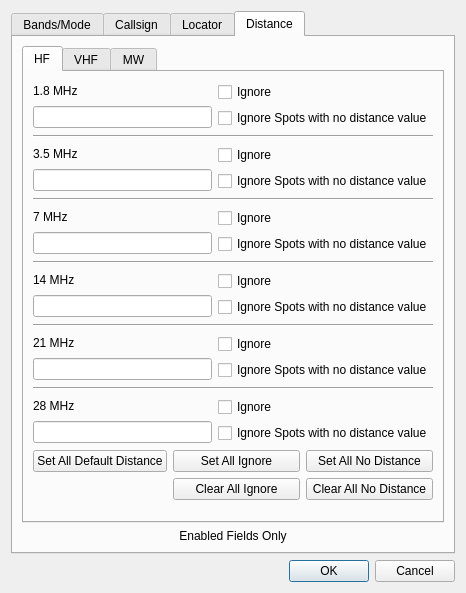
<?xml version="1.0" encoding="UTF-8"?>
<ui version="4.0">
 <class>ClusterClientFilterDialog</class>
 <widget class="QDialog" name="ClusterClientFilterDialog">
  <property name="geometry">
   <rect>
    <x>0</x>
    <y>0</y>
    <width>463</width>
    <height>593</height>
   </rect>
  </property>
  <property name="windowTitle">
   <string/>
  </property>
  <layout class="QVBoxLayout" name="verticalLayout_41">
   <item>
    <widget class="QTabWidget" name="ClusterClientFilterTab">
     <property name="currentIndex">
      <number>3</number>
     </property>
     <widget class="QWidget" name="bandsFilter">
      <attribute name="title">
       <string>Bands/Mode</string>
      </attribute>
      <layout class="QVBoxLayout" name="verticalLayout_5">
       <item>
        <layout class="QHBoxLayout" name="horizontalLayout_3">
         <item>
          <layout class="QVBoxLayout" name="verticalLayout_17">
           <item>
            <widget class="QPushButton" name="hfSelectBut">
             <property name="text">
              <string>HF</string>
             </property>
            </widget>
           </item>
           <item>
            <widget class="QCheckBox" name="_1_8MHzCheckBox">
             <property name="text">
              <string>1.8 MHz</string>
             </property>
            </widget>
           </item>
           <item>
            <widget class="QCheckBox" name="_3_5MHzCheckBox">
             <property name="text">
              <string>3.5 MHz</string>
             </property>
            </widget>
           </item>
           <item>
            <widget class="QCheckBox" name="_7MHzCheckBox">
             <property name="text">
              <string>7 MHz</string>
             </property>
            </widget>
           </item>
           <item>
            <widget class="QCheckBox" name="_14MHzCheckBox">
             <property name="text">
              <string>14 MHz</string>
             </property>
            </widget>
           </item>
           <item>
            <widget class="QCheckBox" name="_21MHzCheckBox">
             <property name="text">
              <string> 21 MHz</string>
             </property>
            </widget>
           </item>
           <item>
            <widget class="QCheckBox" name="_28MHzCheckBox">
             <property name="text">
              <string>28 MHz</string>
             </property>
            </widget>
           </item>
           <item>
            <spacer name="verticalSpacer_4">
             <property name="orientation">
              <enum>Qt::Vertical</enum>
             </property>
             <property name="sizeHint" stdset="0">
              <size>
               <width>20</width>
               <height>40</height>
              </size>
             </property>
            </spacer>
           </item>
          </layout>
         </item>
         <item>
          <layout class="QVBoxLayout" name="verticalLayout">
           <item>
            <widget class="QPushButton" name="vhfSelectBut">
             <property name="text">
              <string>VHF</string>
             </property>
            </widget>
           </item>
           <item>
            <widget class="QCheckBox" name="_50MHzCheckBox">
             <property name="text">
              <string>50 MHz</string>
             </property>
            </widget>
           </item>
           <item>
            <widget class="QCheckBox" name="_70MHzCheckBox">
             <property name="text">
              <string>70 MHz</string>
             </property>
            </widget>
           </item>
           <item>
            <widget class="QCheckBox" name="_144MHzCheckBox">
             <property name="text">
              <string>144 MHz</string>
             </property>
            </widget>
           </item>
           <item>
            <widget class="QCheckBox" name="_432MHzCheckBox">
             <property name="text">
              <string>432 MHz</string>
             </property>
            </widget>
           </item>
           <item>
            <spacer name="verticalSpacer">
             <property name="orientation">
              <enum>Qt::Vertical</enum>
             </property>
             <property name="sizeHint" stdset="0">
              <size>
               <width>20</width>
               <height>40</height>
              </size>
             </property>
            </spacer>
           </item>
          </layout>
         </item>
         <item>
          <layout class="QVBoxLayout" name="verticalLayout_2">
           <item>
            <widget class="QPushButton" name="mWSelectBut">
             <property name="text">
              <string>MWave</string>
             </property>
            </widget>
           </item>
           <item>
            <widget class="QCheckBox" name="_1296MHzCheckBox">
             <property name="text">
              <string>1296 MHz</string>
             </property>
            </widget>
           </item>
           <item>
            <widget class="QCheckBox" name="_2300MHzCheckBox">
             <property name="text">
              <string>2300 MHz</string>
             </property>
            </widget>
           </item>
           <item>
            <widget class="QCheckBox" name="_3_4GHzCheckBox">
             <property name="text">
              <string>3.4 GHz</string>
             </property>
            </widget>
           </item>
           <item>
            <widget class="QCheckBox" name="_5_6GHzCheckBox">
             <property name="text">
              <string>5.6 GHz</string>
             </property>
            </widget>
           </item>
           <item>
            <widget class="QCheckBox" name="_10GHzCheckBox">
             <property name="text">
              <string>10 GHz</string>
             </property>
            </widget>
           </item>
           <item>
            <spacer name="verticalSpacer_2">
             <property name="orientation">
              <enum>Qt::Vertical</enum>
             </property>
             <property name="sizeHint" stdset="0">
              <size>
               <width>20</width>
               <height>40</height>
              </size>
             </property>
            </spacer>
           </item>
          </layout>
         </item>
         <item>
          <layout class="QVBoxLayout" name="verticalLayout_3">
           <item>
            <widget class="QPushButton" name="modeSelectBut">
             <property name="text">
              <string>All Modes</string>
             </property>
            </widget>
           </item>
           <item>
            <layout class="QGridLayout" name="gridLayout">
             <item row="2" column="0">
              <widget class="QCheckBox" name="usbModeChkBox">
               <property name="text">
                <string>USB</string>
               </property>
              </widget>
             </item>
             <item row="3" column="0">
              <widget class="QCheckBox" name="fmModeChkBox">
               <property name="text">
                <string>FM</string>
               </property>
              </widget>
             </item>
             <item row="1" column="0">
              <widget class="QCheckBox" name="lsbModeChkBox">
               <property name="text">
                <string>LSB</string>
               </property>
              </widget>
             </item>
             <item row="5" column="0">
              <widget class="QCheckBox" name="noneModeChkBox">
               <property name="text">
                <string>Mode None</string>
               </property>
              </widget>
             </item>
             <item row="0" column="0">
              <widget class="QCheckBox" name="cwModeChkBox">
               <property name="text">
                <string>CW</string>
               </property>
              </widget>
             </item>
             <item row="4" column="0">
              <widget class="QCheckBox" name="rttyModeChkBox">
               <property name="text">
                <string>RTTY</string>
               </property>
              </widget>
             </item>
             <item row="4" column="1">
              <widget class="QCheckBox" name="psk31ModeChkBox">
               <property name="text">
                <string>PSK31</string>
               </property>
              </widget>
             </item>
             <item row="1" column="1">
              <widget class="QCheckBox" name="ft8ModeChkBox">
               <property name="text">
                <string>FT8</string>
               </property>
              </widget>
             </item>
             <item row="0" column="1">
              <widget class="QCheckBox" name="ft4ModeChkBox">
               <property name="text">
                <string>FT4</string>
               </property>
              </widget>
             </item>
             <item row="2" column="1">
              <widget class="QCheckBox" name="msk144ModeChkBox">
               <property name="text">
                <string>MSK144</string>
               </property>
              </widget>
             </item>
             <item row="3" column="1">
              <widget class="QCheckBox" name="jt65ModeChkBox">
               <property name="text">
                <string>JT65</string>
               </property>
              </widget>
             </item>
            </layout>
           </item>
           <item>
            <spacer name="verticalSpacer_3">
             <property name="orientation">
              <enum>Qt::Vertical</enum>
             </property>
             <property name="sizeHint" stdset="0">
              <size>
               <width>20</width>
               <height>40</height>
              </size>
             </property>
            </spacer>
           </item>
          </layout>
         </item>
        </layout>
       </item>
       <item>
        <layout class="QHBoxLayout" name="horizontalLayout_2">
         <item>
          <spacer name="horizontalSpacer">
           <property name="orientation">
            <enum>Qt::Horizontal</enum>
           </property>
           <property name="sizeHint" stdset="0">
            <size>
             <width>138</width>
             <height>17</height>
            </size>
           </property>
          </spacer>
         </item>
         <item>
          <widget class="QPushButton" name="clearAllBut">
           <property name="text">
            <string>Clear All</string>
           </property>
          </widget>
         </item>
        </layout>
       </item>
      </layout>
     </widget>
     <widget class="QWidget" name="callsignFilter">
      <attribute name="title">
       <string>Callsign</string>
      </attribute>
      <layout class="QVBoxLayout" name="verticalLayout_4">
       <item>
        <widget class="QListWidget" name="callsignListWidget"/>
       </item>
       <item>
        <layout class="QHBoxLayout" name="horizontalLayout">
         <item>
          <widget class="QPushButton" name="callsignAddButton">
           <property name="text">
            <string>&amp;Add</string>
           </property>
          </widget>
         </item>
         <item>
          <widget class="QPushButton" name="callsignEditButton">
           <property name="text">
            <string>&amp;Edit</string>
           </property>
          </widget>
         </item>
         <item>
          <widget class="QPushButton" name="callsignDelButton">
           <property name="text">
            <string>&amp;Delete</string>
           </property>
          </widget>
         </item>
         <item>
          <widget class="QPushButton" name="callsignDelAllButton">
           <property name="text">
            <string>Delete All</string>
           </property>
          </widget>
         </item>
        </layout>
       </item>
       <item>
        <layout class="QHBoxLayout" name="horizontalLayout_5">
         <item>
          <spacer name="horizontalSpacer_2">
           <property name="orientation">
            <enum>Qt::Horizontal</enum>
           </property>
           <property name="sizeHint" stdset="0">
            <size>
             <width>40</width>
             <height>20</height>
            </size>
           </property>
          </spacer>
         </item>
         <item>
          <widget class="QLabel" name="label">
           <property name="text">
            <string>Save to File:</string>
           </property>
          </widget>
         </item>
         <item>
          <widget class="QPushButton" name="saveCallsignList">
           <property name="text">
            <string>Save Callsigns</string>
           </property>
          </widget>
         </item>
         <item>
          <widget class="QPushButton" name="importCallsignList">
           <property name="text">
            <string>Import Callsigns</string>
           </property>
          </widget>
         </item>
        </layout>
       </item>
      </layout>
     </widget>
     <widget class="QWidget" name="locatorFilter">
      <attribute name="title">
       <string>Locator</string>
      </attribute>
      <layout class="QVBoxLayout" name="verticalLayout_6">
       <item>
        <widget class="QListWidget" name="locatorListWidget"/>
       </item>
       <item>
        <layout class="QHBoxLayout" name="horizontalLayout_4">
         <item>
          <widget class="QPushButton" name="locatorAddButton">
           <property name="text">
            <string>&amp;Add</string>
           </property>
          </widget>
         </item>
         <item>
          <widget class="QPushButton" name="locatorEditButton">
           <property name="text">
            <string>&amp;Edit</string>
           </property>
          </widget>
         </item>
         <item>
          <widget class="QPushButton" name="locatorDelButton">
           <property name="text">
            <string>&amp;Delete</string>
           </property>
          </widget>
         </item>
         <item>
          <widget class="QPushButton" name="locatorDelAllButton">
           <property name="text">
            <string>Delete All</string>
           </property>
          </widget>
         </item>
        </layout>
       </item>
       <item>
        <layout class="QHBoxLayout" name="horizontalLayout_6">
         <item>
          <spacer name="horizontalSpacer_3">
           <property name="orientation">
            <enum>Qt::Horizontal</enum>
           </property>
           <property name="sizeHint" stdset="0">
            <size>
             <width>40</width>
             <height>20</height>
            </size>
           </property>
          </spacer>
         </item>
         <item>
          <widget class="QLabel" name="label_2">
           <property name="text">
            <string>Save to File:</string>
           </property>
          </widget>
         </item>
         <item>
          <widget class="QPushButton" name="saveLocatorList">
           <property name="text">
            <string>Save Locators</string>
           </property>
          </widget>
         </item>
         <item>
          <widget class="QPushButton" name="importLocatorList">
           <property name="text">
            <string>Import Locators</string>
           </property>
          </widget>
         </item>
        </layout>
       </item>
      </layout>
     </widget>
     <widget class="QWidget" name="distanceFilter">
      <attribute name="title">
       <string>Distance</string>
      </attribute>
      <layout class="QVBoxLayout" name="verticalLayout_29">
       <item>
        <widget class="QTabWidget" name="filterDistancesTab">
         <property name="currentIndex">
          <number>0</number>
         </property>
         <widget class="QWidget" name="HF_DistanceTab">
          <attribute name="title">
           <string>HF</string>
          </attribute>
          <layout class="QVBoxLayout" name="verticalLayout_42">
           <item>
            <layout class="QHBoxLayout" name="horizontalLayout_18">
             <item>
              <layout class="QVBoxLayout" name="verticalLayout_31">
               <item>
                <widget class="QLabel" name="bandLabel_1_8MHz">
                 <property name="text">
                  <string>1.8 MHz</string>
                 </property>
                </widget>
               </item>
               <item>
                <widget class="QLineEdit" name="spotDistanceEdit_1_8MHz"/>
               </item>
              </layout>
             </item>
             <item>
              <layout class="QVBoxLayout" name="verticalLayout_32">
               <item>
                <widget class="QCheckBox" name="distFilterIgnoreCheckBox_1_8MHz">
                 <property name="text">
                  <string>Ignore</string>
                 </property>
                </widget>
               </item>
               <item>
                <widget class="QCheckBox" name="ignoreEmptyDistanceValuesChkBox_1_8MHz">
                 <property name="text">
                  <string>Ignore Spots with no distance value</string>
                 </property>
                </widget>
               </item>
              </layout>
             </item>
            </layout>
           </item>
           <item>
            <widget class="Line" name="hfLine1">
             <property name="orientation">
              <enum>Qt::Horizontal</enum>
             </property>
            </widget>
           </item>
           <item>
            <layout class="QHBoxLayout" name="horizontalLayout_19">
             <item>
              <layout class="QVBoxLayout" name="verticalLayout_33">
               <item>
                <widget class="QLabel" name="bandLabel_3_5MHz">
                 <property name="text">
                  <string>3.5 MHz</string>
                 </property>
                </widget>
               </item>
               <item>
                <widget class="QLineEdit" name="spotDistanceEdit_3_5MHz"/>
               </item>
              </layout>
             </item>
             <item>
              <layout class="QVBoxLayout" name="verticalLayout_34">
               <item>
                <widget class="QCheckBox" name="distFilterIgnoreCheckBox_3_5MHz">
                 <property name="text">
                  <string>Ignore</string>
                 </property>
                </widget>
               </item>
               <item>
                <widget class="QCheckBox" name="ignoreEmptyDistanceValuesChkBox_3_5MHz">
                 <property name="text">
                  <string>Ignore Spots with no distance value</string>
                 </property>
                </widget>
               </item>
              </layout>
             </item>
            </layout>
           </item>
           <item>
            <widget class="Line" name="hfLine2">
             <property name="orientation">
              <enum>Qt::Horizontal</enum>
             </property>
            </widget>
           </item>
           <item>
            <layout class="QHBoxLayout" name="horizontalLayout_20">
             <item>
              <layout class="QVBoxLayout" name="verticalLayout_35">
               <item>
                <widget class="QLabel" name="bandLabel_7MHz">
                 <property name="text">
                  <string>7 MHz</string>
                 </property>
                </widget>
               </item>
               <item>
                <widget class="QLineEdit" name="spotDistanceEdit_7MHz"/>
               </item>
              </layout>
             </item>
             <item>
              <layout class="QVBoxLayout" name="verticalLayout_36">
               <item>
                <widget class="QCheckBox" name="distFilterIgnoreCheckBox_7MHz">
                 <property name="text">
                  <string>Ignore</string>
                 </property>
                </widget>
               </item>
               <item>
                <widget class="QCheckBox" name="ignoreEmptyDistanceValuesChkBox_7MHz">
                 <property name="text">
                  <string>Ignore Spots with no distance value</string>
                 </property>
                </widget>
               </item>
              </layout>
             </item>
            </layout>
           </item>
           <item>
            <widget class="Line" name="hfLine3">
             <property name="orientation">
              <enum>Qt::Horizontal</enum>
             </property>
            </widget>
           </item>
           <item>
            <layout class="QHBoxLayout" name="horizontalLayout_21">
             <item>
              <layout class="QVBoxLayout" name="verticalLayout_37">
               <item>
                <widget class="QLabel" name="bandLabel_14MHz">
                 <property name="text">
                  <string>14 MHz</string>
                 </property>
                </widget>
               </item>
               <item>
                <widget class="QLineEdit" name="spotDistanceEdit_14MHz"/>
               </item>
              </layout>
             </item>
             <item>
              <layout class="QVBoxLayout" name="verticalLayout_38">
               <item>
                <widget class="QCheckBox" name="distFilterIgnoreCheckBox_14MHz">
                 <property name="text">
                  <string>Ignore</string>
                 </property>
                </widget>
               </item>
               <item>
                <widget class="QCheckBox" name="ignoreEmptyDistanceValuesChkBox_14MHz">
                 <property name="text">
                  <string>Ignore Spots with no distance value</string>
                 </property>
                </widget>
               </item>
              </layout>
             </item>
            </layout>
           </item>
           <item>
            <widget class="Line" name="hfLine4">
             <property name="orientation">
              <enum>Qt::Horizontal</enum>
             </property>
            </widget>
           </item>
           <item>
            <layout class="QHBoxLayout" name="horizontalLayout_17">
             <item>
              <layout class="QVBoxLayout" name="verticalLayout_26">
               <item>
                <widget class="QLabel" name="bandLabel_21MHz">
                 <property name="text">
                  <string>21 MHz</string>
                 </property>
                </widget>
               </item>
               <item>
                <widget class="QLineEdit" name="spotDistanceEdit_21MHz"/>
               </item>
              </layout>
             </item>
             <item>
              <layout class="QVBoxLayout" name="verticalLayout_30">
               <item>
                <widget class="QCheckBox" name="distFilterIgnoreCheckBox_21MHz">
                 <property name="text">
                  <string>Ignore</string>
                 </property>
                </widget>
               </item>
               <item>
                <widget class="QCheckBox" name="ignoreEmptyDistanceValuesChkBox_21MHz">
                 <property name="text">
                  <string>Ignore Spots with no distance value</string>
                 </property>
                </widget>
               </item>
              </layout>
             </item>
            </layout>
           </item>
           <item>
            <widget class="Line" name="hfLine5">
             <property name="orientation">
              <enum>Qt::Horizontal</enum>
             </property>
            </widget>
           </item>
           <item>
            <layout class="QHBoxLayout" name="horizontalLayout_22">
             <item>
              <layout class="QVBoxLayout" name="verticalLayout_39">
               <item>
                <widget class="QLabel" name="bandLabel_28MHz">
                 <property name="text">
                  <string>28 MHz</string>
                 </property>
                </widget>
               </item>
               <item>
                <widget class="QLineEdit" name="spotDistanceEdit_28MHz"/>
               </item>
              </layout>
             </item>
             <item>
              <layout class="QVBoxLayout" name="verticalLayout_40">
               <item>
                <widget class="QCheckBox" name="distFilterIgnoreCheckBox_28MHz">
                 <property name="text">
                  <string>Ignore</string>
                 </property>
                </widget>
               </item>
               <item>
                <widget class="QCheckBox" name="ignoreEmptyDistanceValuesChkBox_28MHz">
                 <property name="text">
                  <string>Ignore Spots with no distance value</string>
                 </property>
                </widget>
               </item>
              </layout>
             </item>
            </layout>
           </item>
           <item>
            <layout class="QGridLayout" name="gridLayout_4">
             <item row="0" column="0">
              <widget class="QPushButton" name="hfSetAlDefaultDistPb">
               <property name="text">
                <string>Set All Default Distance</string>
               </property>
              </widget>
             </item>
             <item row="1" column="2">
              <widget class="QPushButton" name="hfClearAllEmptyDistPb">
               <property name="text">
                <string>Clear All No Distance</string>
               </property>
              </widget>
             </item>
             <item row="1" column="1">
              <widget class="QPushButton" name="hfClearAllIgnorePb">
               <property name="text">
                <string>Clear All Ignore</string>
               </property>
              </widget>
             </item>
             <item row="0" column="2">
              <widget class="QPushButton" name="hfSetAllEmptyDistPb">
               <property name="text">
                <string>Set All No Distance</string>
               </property>
              </widget>
             </item>
             <item row="0" column="1">
              <widget class="QPushButton" name="hfSetAllIgnorePb">
               <property name="text">
                <string>Set All Ignore</string>
               </property>
              </widget>
             </item>
            </layout>
           </item>
          </layout>
         </widget>
         <widget class="QWidget" name="VHF_DistanceTab">
          <attribute name="title">
           <string>VHF</string>
          </attribute>
          <layout class="QVBoxLayout" name="verticalLayout_16">
           <item>
            <layout class="QHBoxLayout" name="horizontalLayout_7">
             <item>
              <layout class="QVBoxLayout" name="verticalLayout_8">
               <item>
                <widget class="QLabel" name="bandLabel_50MHz">
                 <property name="text">
                  <string>50 MHz</string>
                 </property>
                </widget>
               </item>
               <item>
                <widget class="QLineEdit" name="spotDistanceEdit_50MHz"/>
               </item>
              </layout>
             </item>
             <item>
              <layout class="QVBoxLayout" name="verticalLayout_9">
               <item>
                <widget class="QCheckBox" name="distFilterIgnoreCheckBox_50MHz">
                 <property name="text">
                  <string>Ignore</string>
                 </property>
                </widget>
               </item>
               <item>
                <widget class="QCheckBox" name="ignoreEmptyDistanceValuesChkBox_50MHz">
                 <property name="text">
                  <string>Ignore Spots with no distance value</string>
                 </property>
                </widget>
               </item>
              </layout>
             </item>
            </layout>
           </item>
           <item>
            <widget class="Line" name="line">
             <property name="orientation">
              <enum>Qt::Horizontal</enum>
             </property>
            </widget>
           </item>
           <item>
            <layout class="QHBoxLayout" name="horizontalLayout_8">
             <item>
              <layout class="QVBoxLayout" name="verticalLayout_10">
               <item>
                <widget class="QLabel" name="bandLabel_70MHz">
                 <property name="text">
                  <string>70 MHz</string>
                 </property>
                </widget>
               </item>
               <item>
                <widget class="QLineEdit" name="spotDistanceEdit_70MHz"/>
               </item>
              </layout>
             </item>
             <item>
              <layout class="QVBoxLayout" name="verticalLayout_11">
               <item>
                <widget class="QCheckBox" name="distFilterIgnoreCheckBox_70MHz">
                 <property name="text">
                  <string>Ignore</string>
                 </property>
                </widget>
               </item>
               <item>
                <widget class="QCheckBox" name="ignoreEmptyDistanceValuesChkBox_70MHz">
                 <property name="text">
                  <string>Ignore Spots with no distance value</string>
                 </property>
                </widget>
               </item>
              </layout>
             </item>
            </layout>
           </item>
           <item>
            <widget class="Line" name="line_2">
             <property name="orientation">
              <enum>Qt::Horizontal</enum>
             </property>
            </widget>
           </item>
           <item>
            <layout class="QHBoxLayout" name="horizontalLayout_9">
             <item>
              <layout class="QVBoxLayout" name="verticalLayout_12">
               <item>
                <widget class="QLabel" name="bandLabel_144MHz">
                 <property name="text">
                  <string>144 MHz</string>
                 </property>
                </widget>
               </item>
               <item>
                <widget class="QLineEdit" name="spotDistanceEdit_144MHz"/>
               </item>
              </layout>
             </item>
             <item>
              <layout class="QVBoxLayout" name="verticalLayout_13">
               <item>
                <widget class="QCheckBox" name="distFilterIgnoreCheckBox_144MHz">
                 <property name="text">
                  <string>Ignore</string>
                 </property>
                </widget>
               </item>
               <item>
                <widget class="QCheckBox" name="ignoreEmptyDistanceValuesChkBox_144MHz">
                 <property name="text">
                  <string>Ignore Spots with no distance value</string>
                 </property>
                </widget>
               </item>
              </layout>
             </item>
            </layout>
           </item>
           <item>
            <widget class="Line" name="line_3">
             <property name="orientation">
              <enum>Qt::Horizontal</enum>
             </property>
            </widget>
           </item>
           <item>
            <layout class="QHBoxLayout" name="horizontalLayout_10">
             <item>
              <layout class="QVBoxLayout" name="verticalLayout_14">
               <item>
                <widget class="QLabel" name="bandLabel_432MHz">
                 <property name="text">
                  <string>432 MHz</string>
                 </property>
                </widget>
               </item>
               <item>
                <widget class="QLineEdit" name="spotDistanceEdit_432MHz"/>
               </item>
              </layout>
             </item>
             <item>
              <layout class="QVBoxLayout" name="verticalLayout_15">
               <item>
                <widget class="QCheckBox" name="distFilterIgnoreCheckBox_432MHz">
                 <property name="text">
                  <string>Ignore</string>
                 </property>
                </widget>
               </item>
               <item>
                <widget class="QCheckBox" name="ignoreEmptyDistanceValuesChkBox_432MHz">
                 <property name="text">
                  <string>Ignore Spots with no distance value</string>
                 </property>
                </widget>
               </item>
              </layout>
             </item>
            </layout>
           </item>
           <item>
            <widget class="Line" name="line_4">
             <property name="orientation">
              <enum>Qt::Horizontal</enum>
             </property>
            </widget>
           </item>
           <item>
            <layout class="QGridLayout" name="gridLayout_2">
             <item row="0" column="0">
              <widget class="QPushButton" name="vhfSetAlDefaultDistPb">
               <property name="text">
                <string>Set All Default Distance</string>
               </property>
              </widget>
             </item>
             <item row="1" column="2">
              <widget class="QPushButton" name="vhfClearAllEmptyDistPb">
               <property name="text">
                <string>Clear All No Distance</string>
               </property>
              </widget>
             </item>
             <item row="1" column="1">
              <widget class="QPushButton" name="vhfClearAllIgnorePb">
               <property name="text">
                <string>Clear All Ignore</string>
               </property>
              </widget>
             </item>
             <item row="0" column="2">
              <widget class="QPushButton" name="vhfSetAllEmptyDistPb">
               <property name="text">
                <string>Set All No Distance</string>
               </property>
              </widget>
             </item>
             <item row="0" column="1">
              <widget class="QPushButton" name="vhfSetAllIgnorePb">
               <property name="text">
                <string>Set All Ignore</string>
               </property>
              </widget>
             </item>
            </layout>
           </item>
           <item>
            <widget class="QLabel" name="label_3">
             <property name="text">
              <string>Enabled Fields Only</string>
             </property>
             <property name="alignment">
              <set>Qt::AlignCenter</set>
             </property>
            </widget>
           </item>
          </layout>
         </widget>
         <widget class="QWidget" name="MW_DistanceTab">
          <attribute name="title">
           <string>MW</string>
          </attribute>
          <layout class="QVBoxLayout" name="verticalLayout_7">
           <item>
            <layout class="QHBoxLayout" name="horizontalLayout_16">
             <item>
              <layout class="QVBoxLayout" name="verticalLayout_27">
               <item>
                <widget class="QLabel" name="bandLabel_1296MHz">
                 <property name="text">
                  <string>1296 MHz</string>
                 </property>
                </widget>
               </item>
               <item>
                <widget class="QLineEdit" name="spotDistanceEdit_1296MHz"/>
               </item>
              </layout>
             </item>
             <item>
              <layout class="QVBoxLayout" name="verticalLayout_28">
               <item>
                <widget class="QCheckBox" name="distFilterIgnoreCheckBox_1296MHz">
                 <property name="text">
                  <string>Ignore</string>
                 </property>
                </widget>
               </item>
               <item>
                <widget class="QCheckBox" name="ignoreEmptyDistanceValuesChkBox_1296MHz">
                 <property name="text">
                  <string>Ignore Spots with no distance value</string>
                 </property>
                </widget>
               </item>
              </layout>
             </item>
            </layout>
           </item>
           <item>
            <widget class="Line" name="line_5">
             <property name="orientation">
              <enum>Qt::Horizontal</enum>
             </property>
            </widget>
           </item>
           <item>
            <layout class="QHBoxLayout" name="horizontalLayout_12">
             <item>
              <layout class="QVBoxLayout" name="verticalLayout_18">
               <item>
                <widget class="QLabel" name="bandLabel_2300MHz">
                 <property name="text">
                  <string>2300 MHz</string>
                 </property>
                </widget>
               </item>
               <item>
                <widget class="QLineEdit" name="spotDistanceEdit_2300MHz"/>
               </item>
              </layout>
             </item>
             <item>
              <layout class="QVBoxLayout" name="verticalLayout_19">
               <item>
                <widget class="QCheckBox" name="distFilterIgnoreCheckBox_2300MHz">
                 <property name="text">
                  <string>Ignore</string>
                 </property>
                </widget>
               </item>
               <item>
                <widget class="QCheckBox" name="ignoreEmptyDistanceValuesChkBox_2300MHz">
                 <property name="text">
                  <string>Ignore Spots with no distance value</string>
                 </property>
                </widget>
               </item>
              </layout>
             </item>
            </layout>
           </item>
           <item>
            <widget class="Line" name="line_6">
             <property name="orientation">
              <enum>Qt::Horizontal</enum>
             </property>
            </widget>
           </item>
           <item>
            <layout class="QHBoxLayout" name="horizontalLayout_15">
             <item>
              <layout class="QVBoxLayout" name="verticalLayout_24">
               <item>
                <widget class="QLabel" name="bandLabel_3_4GHz">
                 <property name="text">
                  <string>3.4 GHz</string>
                 </property>
                </widget>
               </item>
               <item>
                <widget class="QLineEdit" name="spotDistanceEdit_3_4GHz"/>
               </item>
              </layout>
             </item>
             <item>
              <layout class="QVBoxLayout" name="verticalLayout_25">
               <item>
                <widget class="QCheckBox" name="distFilterIgnoreCheckBox_3_4GHz">
                 <property name="text">
                  <string>Ignore</string>
                 </property>
                </widget>
               </item>
               <item>
                <widget class="QCheckBox" name="ignoreEmptyDistanceValuesChkBox_3_4GHz">
                 <property name="text">
                  <string>Ignore Spots with no distance value</string>
                 </property>
                </widget>
               </item>
              </layout>
             </item>
            </layout>
           </item>
           <item>
            <widget class="Line" name="line_7">
             <property name="orientation">
              <enum>Qt::Horizontal</enum>
             </property>
            </widget>
           </item>
           <item>
            <layout class="QHBoxLayout" name="horizontalLayout_13">
             <item>
              <layout class="QVBoxLayout" name="verticalLayout_20">
               <item>
                <widget class="QLabel" name="bandLabel_5_6GHz">
                 <property name="text">
                  <string>5.6 GHz</string>
                 </property>
                </widget>
               </item>
               <item>
                <widget class="QLineEdit" name="spotDistanceEdit_5_6GHz"/>
               </item>
              </layout>
             </item>
             <item>
              <layout class="QVBoxLayout" name="verticalLayout_21">
               <item>
                <widget class="QCheckBox" name="distFilterIgnoreCheckBox_5_6GHz">
                 <property name="text">
                  <string>Ignore</string>
                 </property>
                </widget>
               </item>
               <item>
                <widget class="QCheckBox" name="ignoreEmptyDistanceValuesChkBox_5_6GHz">
                 <property name="text">
                  <string>Ignore Spots with no distance value</string>
                 </property>
                </widget>
               </item>
              </layout>
             </item>
            </layout>
           </item>
           <item>
            <widget class="Line" name="line_8">
             <property name="orientation">
              <enum>Qt::Horizontal</enum>
             </property>
            </widget>
           </item>
           <item>
            <layout class="QHBoxLayout" name="horizontalLayout_14">
             <item>
              <layout class="QVBoxLayout" name="verticalLayout_22">
               <item>
                <widget class="QLabel" name="bandLabel_10GHz">
                 <property name="text">
                  <string>10 GHz</string>
                 </property>
                </widget>
               </item>
               <item>
                <widget class="QLineEdit" name="spotDistanceEdit_10GHz"/>
               </item>
              </layout>
             </item>
             <item>
              <layout class="QVBoxLayout" name="verticalLayout_23">
               <item>
                <widget class="QCheckBox" name="distFilterIgnoreCheckBox_10GHz">
                 <property name="text">
                  <string>Ignore</string>
                 </property>
                </widget>
               </item>
               <item>
                <widget class="QCheckBox" name="ignoreEmptyDistanceValuesChkBox_10GHz">
                 <property name="text">
                  <string>Ignore Spots with no distance value</string>
                 </property>
                </widget>
               </item>
              </layout>
             </item>
            </layout>
           </item>
           <item>
            <widget class="Line" name="line_11">
             <property name="orientation">
              <enum>Qt::Horizontal</enum>
             </property>
            </widget>
           </item>
           <item>
            <layout class="QGridLayout" name="gridLayout_3">
             <item row="1" column="1">
              <widget class="QPushButton" name="mwClearAllIgnorePb">
               <property name="text">
                <string>Clear All Ignore</string>
               </property>
              </widget>
             </item>
             <item row="0" column="1">
              <widget class="QPushButton" name="mwSetAllIgnorePb">
               <property name="text">
                <string>Set All Ignore</string>
               </property>
              </widget>
             </item>
             <item row="0" column="0">
              <widget class="QPushButton" name="mwSetAlDefaultDistPb">
               <property name="text">
                <string>Set All Default Distance</string>
               </property>
              </widget>
             </item>
             <item row="0" column="2">
              <widget class="QPushButton" name="mwSetAllEmptyDistPb">
               <property name="text">
                <string>Set All No Distance</string>
               </property>
              </widget>
             </item>
             <item row="1" column="2">
              <widget class="QPushButton" name="mwClearAllEmptyDistPb">
               <property name="text">
                <string>Clear All No Distance</string>
               </property>
              </widget>
             </item>
            </layout>
           </item>
           <item>
            <widget class="QLabel" name="label_4">
             <property name="text">
              <string>Enabled Fields Only</string>
             </property>
             <property name="alignment">
              <set>Qt::AlignCenter</set>
             </property>
            </widget>
           </item>
          </layout>
         </widget>
        </widget>
       </item>
       <item>
        <widget class="QLabel" name="hfEnableFieldsLabel">
         <property name="text">
          <string>Enabled Fields Only</string>
         </property>
         <property name="alignment">
          <set>Qt::AlignCenter</set>
         </property>
        </widget>
       </item>
      </layout>
     </widget>
    </widget>
   </item>
   <item>
    <widget class="QDialogButtonBox" name="buttonBox">
     <property name="orientation">
      <enum>Qt::Horizontal</enum>
     </property>
     <property name="standardButtons">
      <set>QDialogButtonBox::Cancel|QDialogButtonBox::Ok</set>
     </property>
    </widget>
   </item>
  </layout>
 </widget>
 <resources/>
 <connections>
  <connection>
   <sender>buttonBox</sender>
   <signal>accepted()</signal>
   <receiver>ClusterClientFilterDialog</receiver>
   <slot>accept()</slot>
   <hints>
    <hint type="sourcelabel">
     <x>248</x>
     <y>254</y>
    </hint>
    <hint type="destinationlabel">
     <x>157</x>
     <y>274</y>
    </hint>
   </hints>
  </connection>
  <connection>
   <sender>buttonBox</sender>
   <signal>rejected()</signal>
   <receiver>ClusterClientFilterDialog</receiver>
   <slot>reject()</slot>
   <hints>
    <hint type="sourcelabel">
     <x>316</x>
     <y>260</y>
    </hint>
    <hint type="destinationlabel">
     <x>286</x>
     <y>274</y>
    </hint>
   </hints>
  </connection>
 </connections>
</ui>
